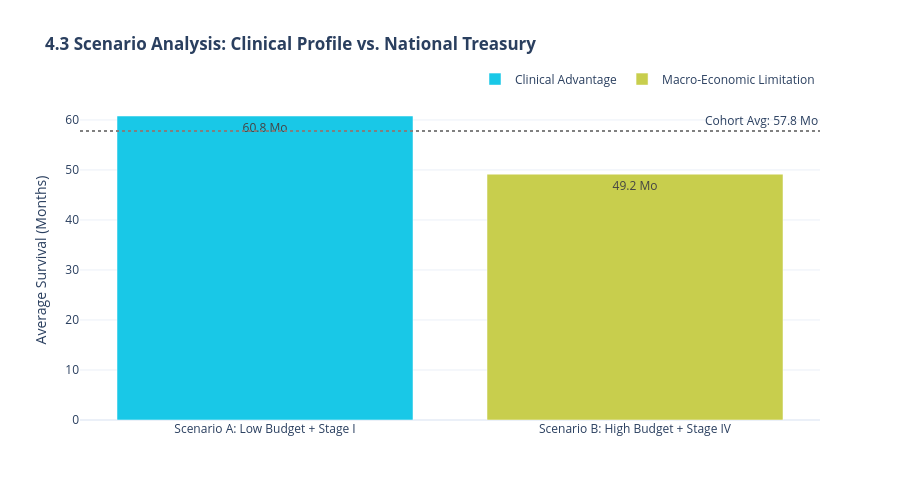

Write notebook code for a chart like this one.
### Markdown cell above
Task 4:Scenario-based visual comparison

### Code cell
import plotly.graph_objects as go
import pandas as pd

# Scenario 1: The Power of Early Detection (Even with Low Budget)
s1_filter = (df['Economic_Tier'] == 'Low-Spending') & (df['Stage_at_Diagnosis'] == 'Stage I')
s1_mean = df[s1_filter]['Survival_Time_Months'].mean()

# Scenario 2: The Limitation of Wealth (Even with High Budget)
s2_filter = (df['Economic_Tier'] == 'High-Spending') & (df['Stage_at_Diagnosis'] == 'Stage IV')
s2_mean = df[s2_filter]['Survival_Time_Months'].mean()

fig_scenario = go.Figure()

fig_scenario.add_trace(go.Bar(
    x=['Scenario A: Low Budget + Stage I'],
    y=[s1_mean],
    name='Clinical Advantage',
    marker_color="#19c8e7", # Green for survival success
    text=[f"{s1_mean:.1f} Mo"],
    textposition='auto'
))

fig_scenario.add_trace(go.Bar(
    x=['Scenario B: High Budget + Stage IV'],
    y=[s2_mean],
    name='Macro-Economic Limitation',
    marker_color="#c8ce4d", # Red for biological risk
    text=[f"{s2_mean:.1f} Mo"],
    textposition='auto'
))


fig_scenario.update_layout(
    title="<b>4.3 Scenario Analysis: Clinical Profile vs. National Treasury</b>",
    yaxis_title="Average Survival (Months)",
    template="plotly_white",
    height=500,
    showlegend=True,
    legend=dict(orientation="h", yanchor="bottom", y=1.02, xanchor="right", x=1)
)

fig_scenario.add_hline(y=df['Survival_Time_Months'].mean(), 
                       line_dash="dot", 
                       annotation_text=f"Cohort Avg: {df['Survival_Time_Months'].mean():.1f} Mo", 
                       line_color="grey")

fig_scenario.show()

### Figure 1 — Plotly figure (JSON) as saved in the notebook; plotly's stock layout.template omitted (floating-point values rounded to 4 significant figures)
{"data": [{"marker": {"color": "#19c8e7"}, "name": "Clinical Advantage", "text": ["60.8 Mo"], "textposition": "auto", "type": "bar", "x": ["Scenario A: Low Budget + Stage I"], "y": [60.79]}, {"marker": {"color": "#c8ce4d"}, "name": "Macro-Economic Limitation", "text": ["49.2 Mo"], "textposition": "auto", "type": "bar", "x": ["Scenario B: High Budget + Stage IV"], "y": [49.16]}], "layout": {"annotations": [{"showarrow": false, "text": "Cohort Avg: 57.8 Mo", "x": 1, "xanchor": "right", "xref": "x domain", "y": 57.8, "yanchor": "bottom", "yref": "y"}], "height": 500, "legend": {"orientation": "h", "x": 1, "xanchor": "right", "y": 1.02, "yanchor": "bottom"}, "shapes": [{"line": {"color": "grey", "dash": "dot"}, "type": "line", "x0": 0, "x1": 1, "xref": "x domain", "y0": 57.8, "y1": 57.8, "yref": "y"}], "showlegend": true, "title": {"text": "<b>4.3 Scenario Analysis: Clinical Profile vs. National Treasury</b>"}, "yaxis": {"title": {"text": "Average Survival (Months)"}}}}
